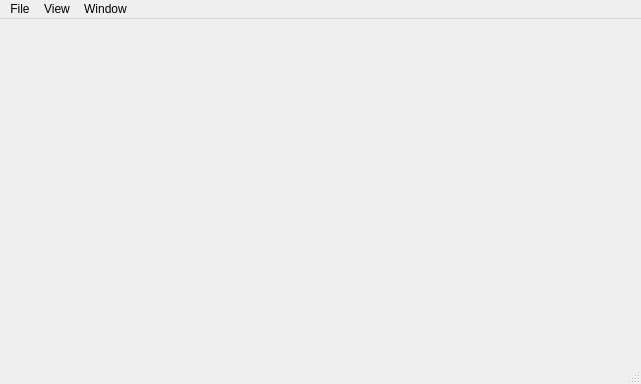
<?xml version="1.0" encoding="UTF-8"?>
<ui version="4.0">
 <class>MainWindow</class>
 <widget class="QMainWindow" name="MainWindow">
  <property name="geometry">
   <rect>
    <x>0</x>
    <y>0</y>
    <width>641</width>
    <height>384</height>
   </rect>
  </property>
  <property name="windowTitle">
   <string>v4l2-test-gui</string>
  </property>
  <property name="locale">
   <locale language="English" country="UnitedKingdom"/>
  </property>
  <widget class="QWidget" name="centralwidget"/>
  <widget class="QMenuBar" name="menubar">
   <property name="geometry">
    <rect>
     <x>0</x>
     <y>0</y>
     <width>641</width>
     <height>24</height>
    </rect>
   </property>
   <widget class="QMenu" name="menuView">
    <property name="title">
     <string>View</string>
    </property>
    <addaction name="actionShowRaw"/>
    <addaction name="actionFitToWindow"/>
   </widget>
   <widget class="QMenu" name="menuFile">
    <property name="title">
     <string>File</string>
    </property>
    <addaction name="actionSaveImage"/>
   </widget>
   <widget class="QMenu" name="menuWindow">
    <property name="title">
     <string>Window</string>
    </property>
    <addaction name="actionAllwaysOnTop"/>
   </widget>
   <addaction name="menuFile"/>
   <addaction name="menuView"/>
   <addaction name="menuWindow"/>
  </widget>
  <widget class="QStatusBar" name="statusbar"/>
  <action name="actionShowRaw">
   <property name="checkable">
    <bool>true</bool>
   </property>
   <property name="text">
    <string>Show RAW Image</string>
   </property>
   <property name="shortcut">
    <string>R</string>
   </property>
  </action>
  <action name="actionFitToWindow">
   <property name="text">
    <string>Fit Image to Window</string>
   </property>
   <property name="shortcut">
    <string>F</string>
   </property>
  </action>
  <action name="actionSaveImage">
   <property name="text">
    <string>Save Image ...</string>
   </property>
   <property name="shortcut">
    <string>S</string>
   </property>
  </action>
  <action name="actionAllwaysOnTop">
   <property name="checkable">
    <bool>true</bool>
   </property>
   <property name="text">
    <string>Allways on top</string>
   </property>
   <property name="shortcut">
    <string>T</string>
   </property>
  </action>
 </widget>
 <resources>
  <include location="mainwindow.qrc"/>
 </resources>
 <connections/>
</ui>
